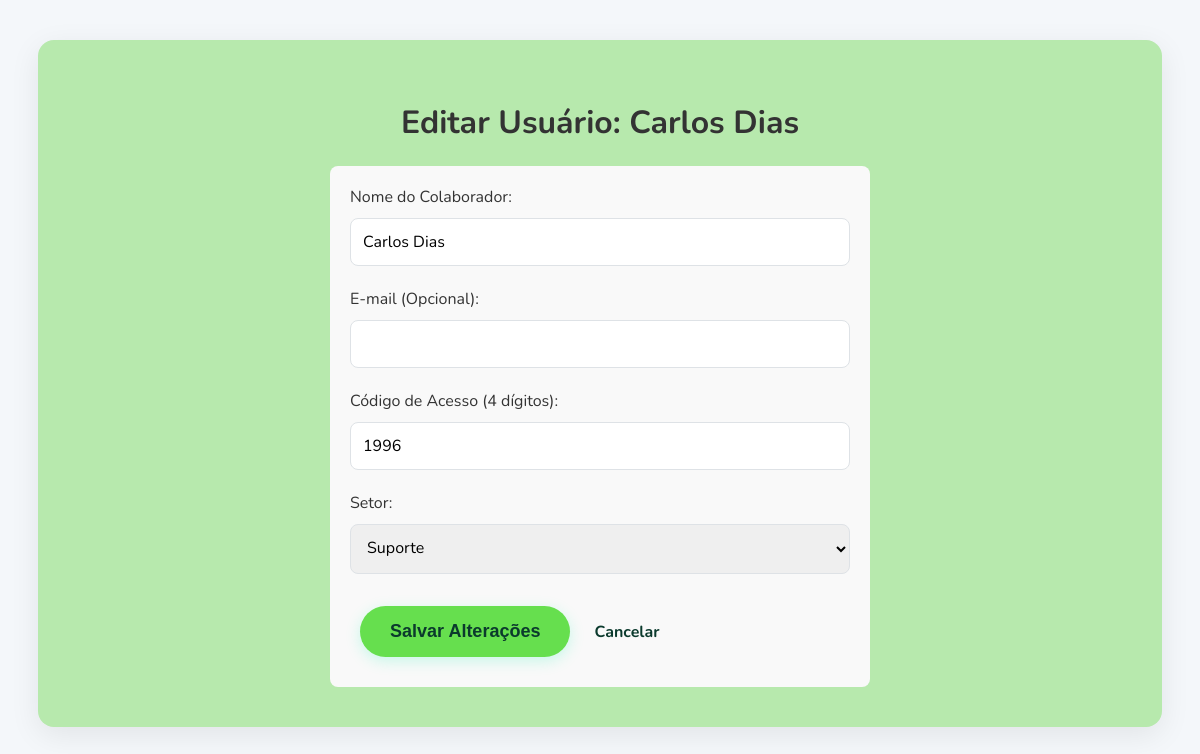
Screenshot of /admin/edit_user/10 (signed in) with the database file from the repository.
### app/models.py (models this page shows)
class Usuario(db.Model):
    id = db.Column(db.Integer, primary_key=True)
    nome = db.Column(db.String(100), nullable=False)
    email = db.Column(db.String(120), unique=True, nullable=True)
    codigo_acesso = db.Column(db.String(4), unique=True, nullable=False)
    departamento_id = db.Column(db.Integer, db.ForeignKey('departamento.id'), nullable=False)
    respostas = db.relationship('Resposta', backref='usuario', lazy=True)

class Departamento(db.Model):
    id = db.Column(db.Integer, primary_key=True)
    nome = db.Column(db.String(100), unique=True, nullable=False)
    usuarios = db.relationship('Usuario', backref='departamento', lazy=True)

### app/routes/admin.py (the view)
@admin_bp.route('/edit_user/<int:usuario_id>', methods=['GET'])
def editar_usuario(usuario_id):
    if not session.get('admin_logged_in'): return redirect(url_for('admin.pagina_admin'))
    usuario = Usuario.query.get_or_404(usuario_id)
    departamentos = Departamento.query.order_by(Departamento.nome).all()
    return render_template('edit_user.html', usuario=usuario, departamentos=departamentos)

### app/templates/edit_user.html (shortened to what this page needs)
{% extends 'base.html' %}
{% block content %}
<div class="dashboard-container">
    <h1>Editar Usuário: {{ usuario.nome }}</h1>
    <form method="post" style="text-align: left; max-width: 500px; margin: auto; background-color: #f9f9f9; padding: 20px; border-radius: 8px;">
        <label for="nome">Nome do Colaborador:</label><br>
        <input type="text" name="nome" style="width: 100%;" value="{{ usuario.nome }}" required><br><br>
        <label for="email">E-mail (Opcional):</label><br>
        <input type="email" name="email" value="{{ usuario.email or '' }}"><br><br>
        <label for="codigo_acesso">Código de Acesso (4 dígitos):</label><br>
        <input type="text" name="codigo_acesso" maxlength="4" style="width: 100%;" value="{{ usuario.codigo_acesso }}" required><br><br>
        <label for="departamento_id">Setor:</label><br>
        <select name="departamento_id" style="width: 100%;" required>
            {% for depto in departamentos %}
                <option value="{{ depto.id }}" {% if depto.id == usuario.departamento_id %}selected{% endif %}>
                    {{ depto.nome }}
                </option>
            {% endfor %}
        </select><br><br>
        <button type="submit" class="btn">Salvar Alterações</button>
        <a href="{{ url_for('admin.pagina_admin') }}" style="margin-left: 10px;">Cancelar</a>
    </form>
</div>
{% endblock %}

### app/static/css/style.css (style rules this page uses)
:root { --cor-primaria: #0B3A2D; --cor-acento: #66df4e; --cor-acento-hover: #00D294; --cor-fundo: #f4f7fa; --cor-texto: #333333; --cor-texto-claro: #ffffff; --cor-borda: #dee2e6; }
body { font-family: 'Nunito', sans-serif; background-color: var(--cor-fundo); color: var(--cor-texto); margin: 0; padding: 20px; }
.btn { display: inline-block; text-decoration: none; background-color: var(--cor-acento); color: var(--cor-primaria); font-weight: 800; padding: 15px 30px; margin: 10px; border-radius: 50px; font-size: 18px; transition: all 0.3s ease; border: none; cursor: pointer; box-shadow: 0 4px 15px rgba(0, 245, 171, 0.2); }
a { color: var(--cor-primaria); font-weight: 700; text-decoration: none; }
.login-container, .dashboard-container, .ranking-container, .quiz-container { background: rgb(183, 233, 173); padding: 40px; border-radius: 16px; box-shadow: 0 8px 30px rgba(0, 0, 0, 0.08); text-align: center; width: 90%; }
input[type="password"], input[type="text"], input[type="number"], input[type="email"], input[type="date"], input[type="month"], textarea, select { padding: 12px; margin-top: 10px; width: 100%; border: 1px solid var(--cor-borda); border-radius: 8px; font-family: 'Nunito', sans-serif; font-size: 16px; box-sizing: border-box; }

### rows the page displays
Usuario: nome "Carlos Dias", codigo_acesso "1996", departamento_id "Suporte"
